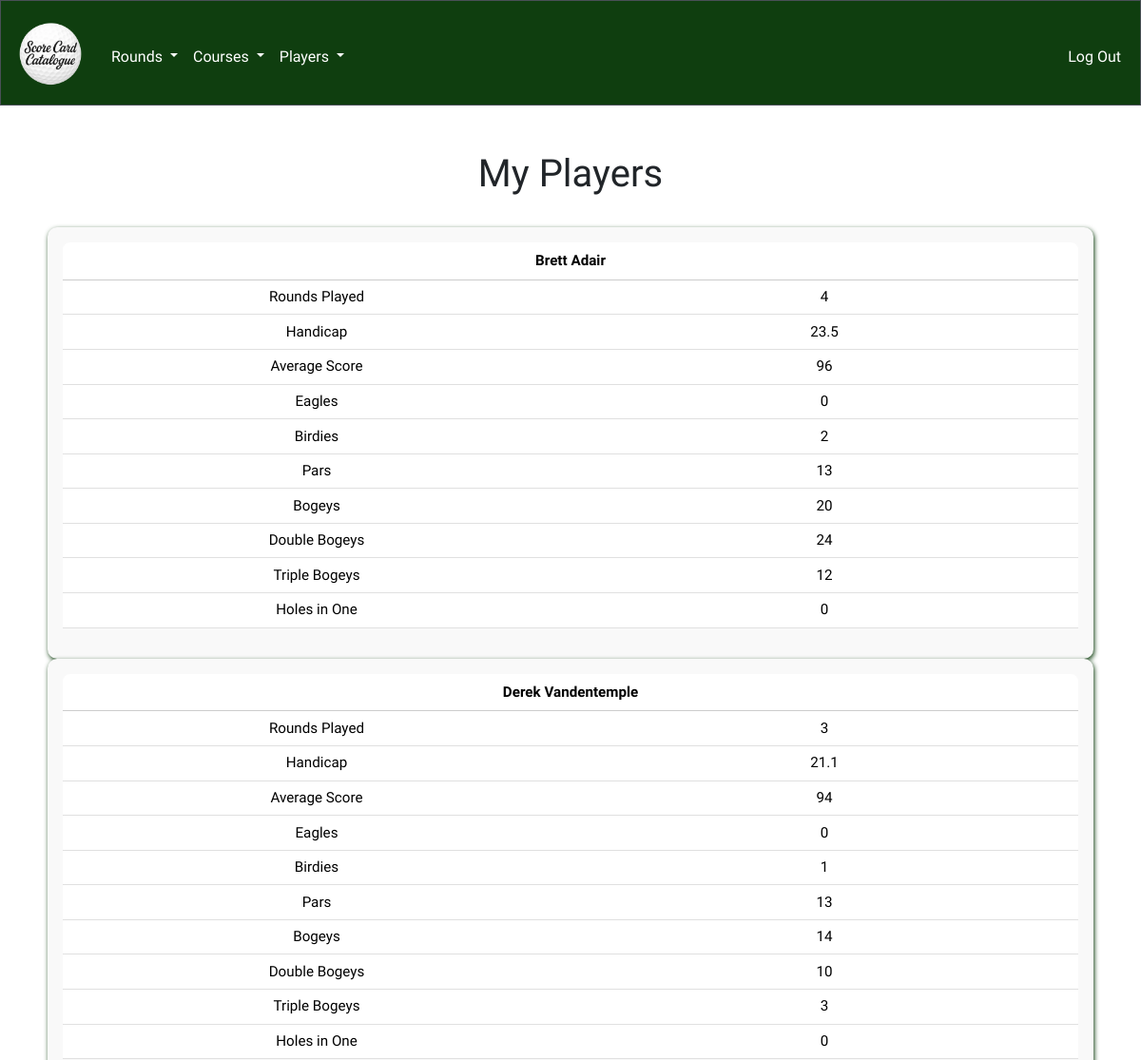
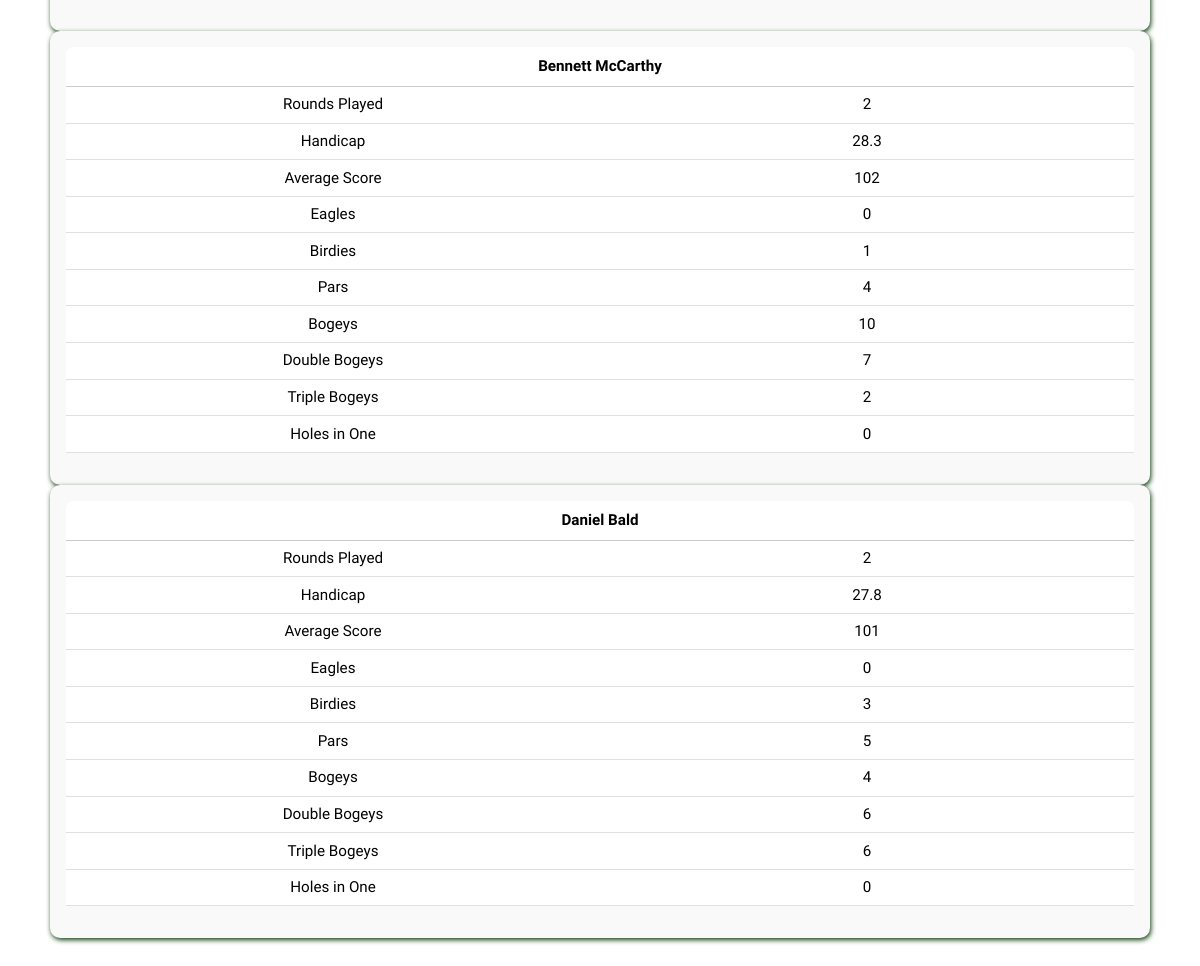
Page /players (signed in) on the committed database (2 pictures, top to bottom).
### tables this page shows
CREATE TABLE players (
    player_id INTEGER PRIMARY KEY,
    first_name TEXT,
    last_name TEXT,
    user_id INTEGER, 'rounds_played' INTEGER, 'handicap' INTEGER, 'average_score' INTEGER, 'birdies' INTEGER, 'pars' INTEGER, 'bogeys' INTEGER, 'eagles' INTEGER, 'double_bogeys' INTEGER, 'triple_bogeys' INTEGER, 'holes_in_one' INTEGER,
    FOREIGN KEY(user_id) REFERENCES users(id)
);

### app.py (the view)
@app.route("/players")
@login_required
def players():
    players = db.execute("SELECT * FROM players WHERE user_id = ?", session["user_id"])
    rounds = db.execute("SELECT * FROM rounds WHERE user_id = ?", session["user_id"])
    for player in players:
        birdies = pars = bogeys = eagles = double_bogeys = triple_bogeys = holes_in_one = total_score = 0
        rounds_played = 0
        average_score = 0
        for round_data in rounds:
            round_id = round_data["round_id"]
            holes = round_data["holes"]
            player_id = player["player_id"]
            if round_data["course_18_id"]:
                course = db.execute("SELECT * FROM courses_18 WHERE course_id = ?",
                                    round_data["course_18_id"])
            else:
                course = db.execute("SELECT * FROM courses_9 WHERE course_id = ?",
                                    round_data["course_9_id"])
            if holes == 18:
                score = db.execute(
                    "SELECT * FROM score_18 WHERE round_id = ? AND player_id = ?", round_id, player_id)
            else:
                score = db.execute(
                    "SELECT * FROM score_9 WHERE round_id = ? AND player_id = ?", round_id, player_id)
            if score:
                rounds_played += 1
                round_total = 0
                for hole in range(1, holes + 1):
                    if score and course:
                        s = score[0][f"hole_{hole}"]
                        p = course[0][f"par_{hole}"]
                        round_total += s
                    if s == p - 1:
                        birdies += 1
                    elif s == p - 2:
                        eagles += 1
                    elif s == p:
                        pars += 1
                    elif s == p + 1:
                        bogeys += 1
                    elif s == p + 2:
                        double_bogeys += 1
                    elif s == p + 3:
                        triple_bogeys += 1
                    elif s == 1:
                        holes_in_one += 1
                if holes == 18:
                    total_score += round_total
                else:
                    total_score += (round_total * 2)
        average_score = round(total_score / rounds_played) if rounds_played else None
        recent_20 = db.execute(
            "SELECT * FROM rounds WHERE player_id_1 = ? OR player_id_2 = ? or player_id_3 = ? ORDER BY date DESC, round_id DESC LIMIT 20", player_id, player_id, player_id)
        recent_scores = []
        for round_data in recent_20:
            round_id = round_data["round_id"]
            holes = round_data["holes"]
            if holes == 18:
                score = db.execute(
                    "SELECT total FROM score_18 WHERE round_id = ? AND player_id = ?", round_id, player_id)
                total = score[0]["total"]
            else:
                score = db.execute(
                    "SELECT total FROM score_9 WHERE round_id = ? AND player_id = ?", round_id, player_id)
                total = score[0]["total"] * 2
            recent_scores.append(total)
        if recent_scores:
            best_8 = sorted(recent_scores)[:8]      # Handicap index formula provided by ChatGPT
            avg_best_8 = sum(best_8) / len(best_8)
            handicap_index = round((avg_best_8 - 72) * 0.96, 1)  # Assuming course rating is 72
        else:
            handicap_index = None
        db.execute("UPDATE players SET rounds_played = ?, average_score = ?, birdies = ?, pars = ?, bogeys = ?, handicap = ?, eagles = ?, double_bogeys = ?, triple_bogeys = ?, holes_in_one = ? WHERE player_id = ?",
                   rounds_played, average_score, birdies, pars, bogeys, handicap_index, eagles, double_bogeys, triple_bogeys, holes_in_one, player_id)
        players = db.execute(
            "SELECT * FROM players WHERE user_id = ? ORDER BY rounds_played DESC", session["user_id"])
    return render_template("players.html", players=players)

### app.py (called while the page is built)
@app.after_request
def after_request(response):
    response.headers["Cache-Control"] = "no-cache, no-store, must-revalidate"
    response.headers["Expires"] = 0
    response.headers["Pragma"] = "no-cache"
    return response

### helpers.py (called while the page is built)
def login_required(f):
    @wraps(f)
    def decorated_function(*args, **kwargs):
        if session.get("user_id") is None:
            return redirect("/login")
        return f(*args, **kwargs)
    return decorated_function

### templates/players.html (shortened to what this page needs)
{% extends "layout.html" %}
{% block main %}
    <h1>My Players</h1>
    {% for player in players %}
        <div class="table-container player-table">
            <table class="table">
                <thead>
                    <th colspan="2">{{player.first_name}} {{player.last_name}}</th>
                </thead>
                <tbody>
                    <tr>
                        <td>Rounds Played</td>
                        <td>{{player.rounds_played}}</td>
                    </tr>
                    <tr>
                        <td>Handicap</td>
                        <td>{{player.handicap}}</td>
                    </tr>
                    <tr>
                        <td>Average Score</td>
                        <td>{{player.average_score}}</td>
                    </tr>
                    <tr>
                        <td>Eagles</td>
                        <td>{{player.eagles}}</td>
                    </tr>
                    <tr>
                        <td>Birdies</td>
                        <td>{{player.birdies}}</td>
                    </tr>
                    <tr>
                        <td>Pars</td>
                        <td>{{player.pars}}</td>
                    </tr>
                    <tr>
                        <td>Bogeys</td>
                        <td>{{player.bogeys}}</td>
                    </tr>
                    <tr>
                        <td>Double Bogeys</td>
                        <td>{{player.double_bogeys}}</td>
                    </tr>
                    <tr>
                        <td>Triple Bogeys</td>
                        <td>{{player.triple_bogeys}}</td>
                    </tr>
                    <tr>
                        <td>Holes in One</td>
                        <td>{{player.holes_in_one}}</td>
                    </tr>
                </tbody>
            </table>
        </div>
    {% endfor %}
{% endblock %}

### static/styles.css (style rules this page uses)
* { font-family: "Lexend", "Almarai", "Quicksand", sans-serif; }
h1 { margin-bottom: 2rem; }
table { margin: 0 auto; }
.table-container { margin-bottom: 2rem; }
th { background-color: #0f3e0f; color: white; padding: 0.4rem 0 0.4rem 0; }
td { padding: 0.4rem; }
.player-table { margin: 1rem auto 3rem auto; background-color: #f9f9f9; border-radius: 10px; padding: 1rem; box-shadow: 1px 2px 5px #0f3e0f; width: 100%; font-size: 0.95rem; border-collapse: collapse; }
.player-table thead th { text-align: center; font-weight: bold; padding: 0.5rem; border-bottom: 1px solid #ccc; border-radius: 8px 8px 0 0; }
.player-table td { padding: 0.4rem 0.6rem; border-bottom: 1px solid #e0e0e0; width: 50%; }
@media (min-width: 768px) { .table-container { max-width: 1100px; margin: 0 auto; } }
@media (min-width: 768px) { .table-container table { min-width: 100%; } }

### rows in the picture
players: first_name "Brett", last_name "Adair", rounds_played "4", handicap "23.5", average_score "96", eagles "0", birdies "2", pars "13", bogeys "20", double_bogeys "24", triple_bogeys "12", holes_in_one "0"
players: first_name "Derek", last_name "Vandentemple", rounds_played "3", handicap "21.1", average_score "94", eagles "0", birdies "1", pars "13", bogeys "14", double_bogeys "10", triple_bogeys "3", holes_in_one "0"
players: first_name "Bennett", last_name "McCarthy", rounds_played "2", handicap "28.3", average_score "102", eagles "0", birdies "1", pars "4", bogeys "10", double_bogeys "7", triple_bogeys "2", holes_in_one "0"
players: first_name "Daniel", last_name "Bald", rounds_played "2", handicap "27.8", average_score "101", eagles "0", birdies "3", pars "5", bogeys "4", double_bogeys "6", triple_bogeys "6", holes_in_one "0"
